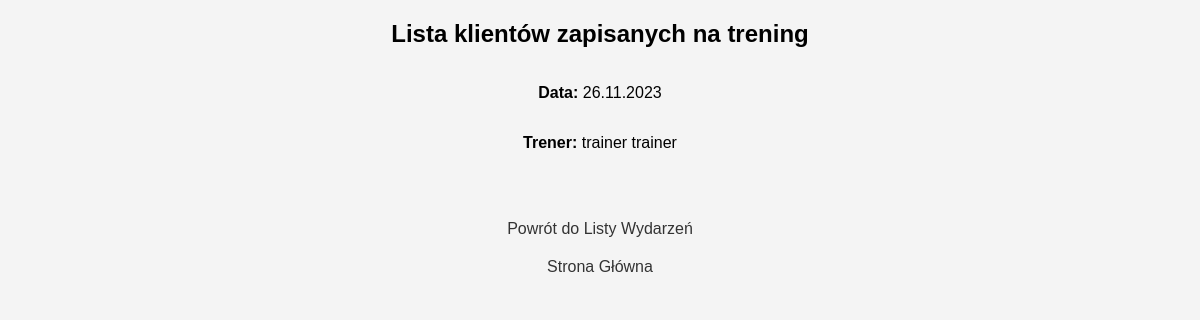
The app's page /list_clients_for_event/3/, older data.
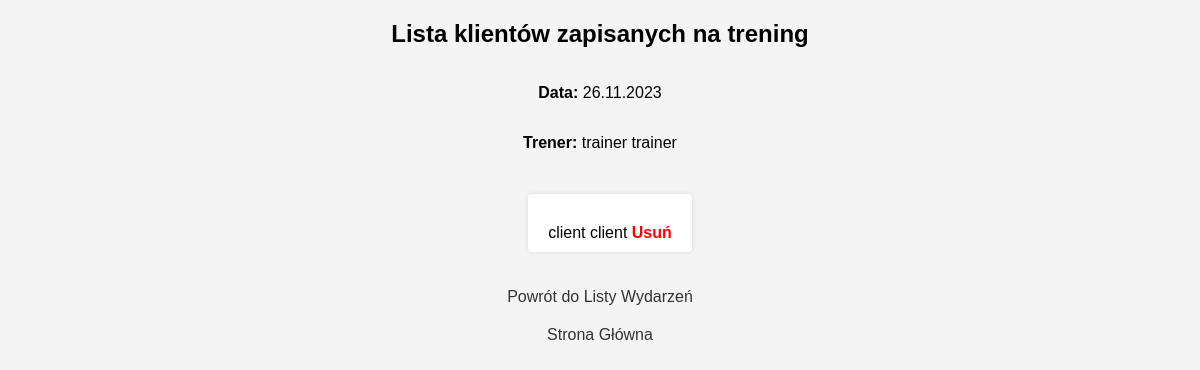
The same page, newer data.
### silownia_app/models.py (models this page shows, shortened)
class EventRegistration(models.Model):
    client = models.ForeignKey(Client, on_delete=models.CASCADE)
    event = models.ForeignKey(Event, on_delete=models.CASCADE)

class Client(AbstractBaseUser):
    login = models.CharField(_('login'), max_length=100, unique=True)
    first_name = models.CharField(_('imię'), max_length=100)
    last_name = models.CharField(_('nazwisko'), max_length=100)
    date_of_birth = models.DateField(_('data urodzenia'), null=True, blank=True)
    is_active = models.BooleanField(default=True)
    is_admin = models.BooleanField(default=False)
    is_employee = models.BooleanField(default=False)
    is_trainer = models.BooleanField(default=False)
    objects = ClientManager()
    USERNAME_FIELD = 'login'
    REQUIRED_FIELDS = []

### silownia_app/views.py (the view)
# urls.py: path('list_clients_for_event/<int:event_id>/', list_clients_for_event, name='list_clients_for_event'),
def list_clients_for_event(request, event_id):
    event = get_object_or_404(Event, id=event_id)
    registered_clients = EventRegistration.objects.filter(event=event).select_related('client')
    return render(request, 'events/list_clients_for_event.html', {'event': event, 'registered_clients': registered_clients})

### silownia_app/templates/events/list_clients_for_event.html (shortened to what this page needs)
{% load static %}
<!DOCTYPE html>
<html lang="en">
<head>
    <link rel="stylesheet" type="text/css" href="{% static 'css_files/list2.css' %}">
</head>
<body>
  <h2>Lista klientów zapisanych na trening</h2>
  <p><strong>Data:</strong> {{ event.date|date:"d.m.Y" }}</p>
  <p><strong>Trener:</strong> {{ event.trainer.first_name }} {{ event.trainer.last_name }}</p>
  <ul>
    {% for registration in registered_clients %}
      <li>
        {{ registration.client.first_name }} {{ registration.client.last_name }}
        <a href="{% url 'remove_client_from_event' event.id registration.client.id %}">Usuń</a>
      </li>
    {% endfor %}
  </ul>
<a href="{% url 'list_events' %}">Powrót do Listy Wydarzeń</a>
    <nav>
        <a href="{% url 'index' %}">Strona Główna</a>
    </nav>
</body>
</html>

Row changes from the older to the newer data that the page shows:
added EventRegistration: client.first_name "client", client.last_name "client"
